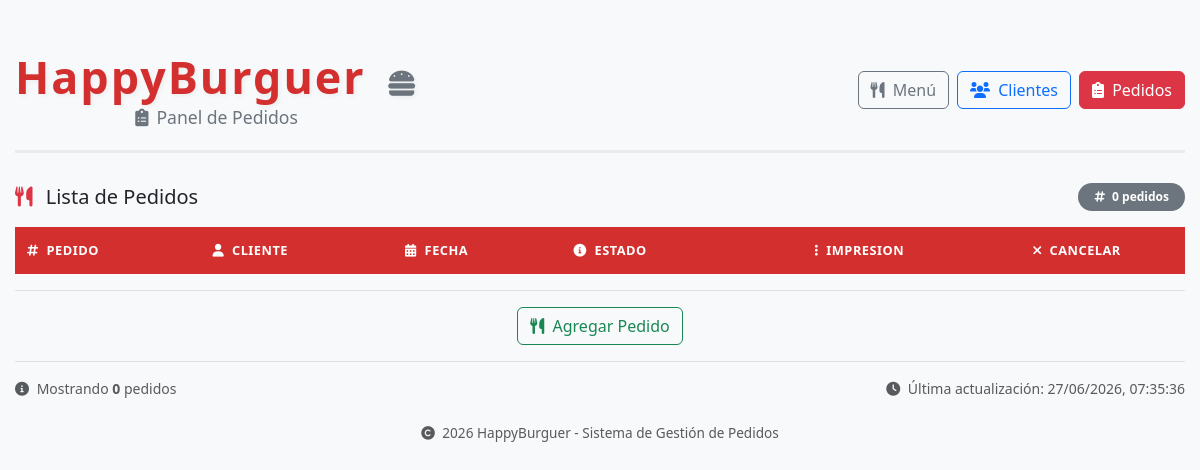
Before: /pedidos with the older database file.
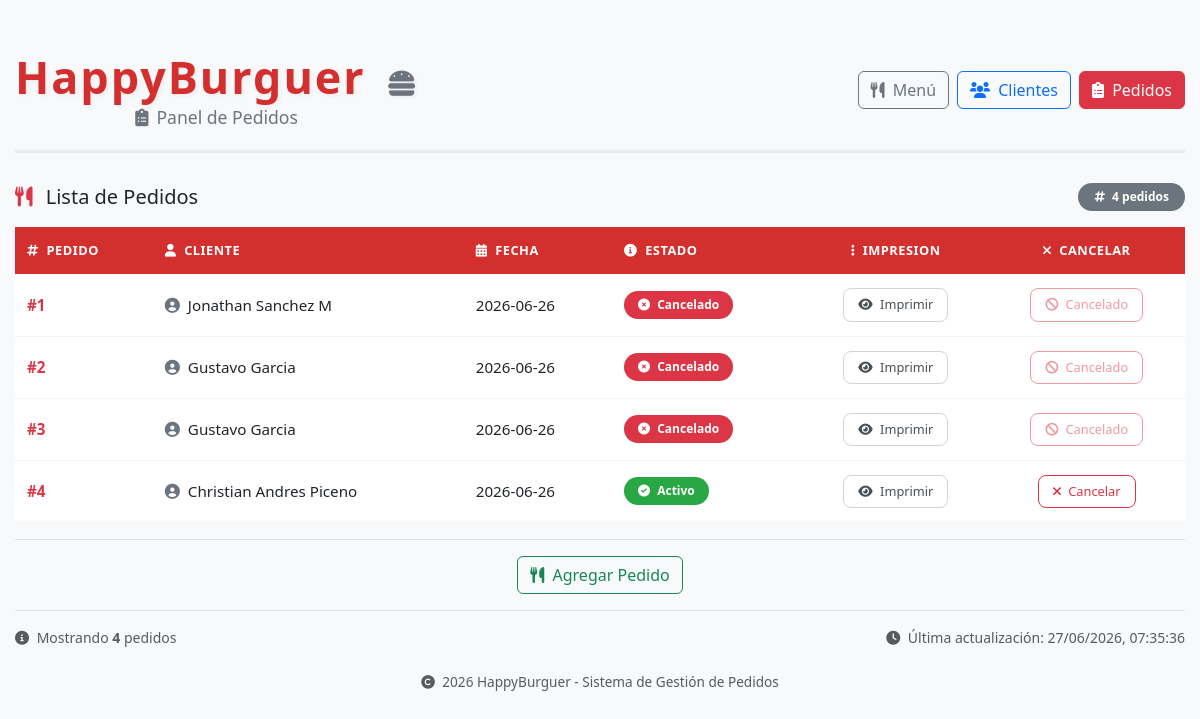
After: the same page with the newer database file.
### tables this page shows
CREATE TABLE Clientes (
                                    clave INTEGER PRIMARY KEY AUTOINCREMENT NOT NULL,
                                    nombre varchar(200) Not Null,
                                    direccion varchar(300),
                                    correo_electronico varchar(100),
                                    telefono varchar(15));

### routes/pedidos.py (the view)
@pedido_bp.route("/pedidos")
def listar_pedidos():
    pedidos = pedidos_model.obtener()
    return render_template("pedidos.html", pedidos=pedidos)

### db/db.py (called while the page is built)
    def getConnection(self):
        conn = sqlite3.connect(self.nombreDb)
        conn.execute("PRAGMA foreign_keys = ON")
        return conn

### models/pedido.py (called while the page is built)
    def obtener(self):
        with self.db.getConnection() as conn:
            return conn.execute("""Select
                                    p.pedido,
                                    c.nombre As cliente,
                                    p.precio,
                                    p.fecha,
                                    p.cancelado
                                    From Pedido p
                                    join Clientes c on p.cliente = c.clave
                                    GROUP By p.pedido, c.nombre, p.precio, p.fecha""").fetchall()

### templates/pedidos.html (shortened to what the changed rows need)
{% extends 'layout.html' %}
{% block contenido %}
    <div class="pedidos-card">
            <div class="d-flex justify-content-between align-items-center mb-3 flex-wrap">
                <h5 class="mb-0">
                    <i class="fas fa-utensils me-2 text-danger"></i>
                    Lista de Pedidos
                </h5>
                <span class="badge bg-secondary rounded-pill px-3 py-2">
                    <i class="fas fa-hashtag me-1"></i> {{ pedidos|length }} pedidos
                </span>
            </div>
            <div class="table-responsive">
                <table class="table table-pedidos table-hover align-middle">
                    <thead>
                        <tr>
                            <th><i class="fas fa-hashtag me-1"></i> Pedido</th>
                            <th><i class="fas fa-user me-1"></i> Cliente</th>
                            <th><i class="fas fa-calendar-alt me-1"></i> Fecha</th>
                            <th><i class="fas fa-info-circle me-1"></i> Estado</th>
                            <th class="text-center"><i class="fas fa-ellipsis-v me-1"></i> Impresion</th>
                            <th class="text-center"><i class="fas fa-times me-1"></i> Cancelar</th>
                        </tr>
                    </thead>
                    <tbody>
                        {% for p in pedidos %}
                            <tr>
                                <td><span class="fw-bold text-danger">#{{ p[0] }}</span></td>
                                <td><i class="fas fa-user-circle me-2 text-secondary"></i>{{ p[1] }}</td>
                                <td>{{ p[3] }}</td>
                                <td>
                                    {% if p[4] %}
                                        <span class="badge-cancelado"><i class="fas fa-times-circle me-1"></i> Cancelado</span>
                                    {% else %}
                                        <span class="badge-activo"><i class="fas fa-check-circle me-1"></i> Activo</span>
                                    {% endif %}
                                </td>
                                <td class="text-center">
                                    <form action="{{ url_for('pedidos.imprimir_pedido', pedido_id=p[0]) }}" method="POST" style="display:inline;">
                                        <button class="btn-detalle" title="Ver detalles">
                                            <i class="fas fa-eye me-1"></i> Imprimir
                                        </button>
                                    </form>
                                </td>
                                <td class="text-center">
                                    {% if p[4] %}
                                        <button class="btn-cancelar" disabled style="opacity:0.5; cursor:not-allowed;">
                                            <i class="fas fa-ban me-1"></i> Cancelado
                                        </button>
                                    {% else %}
                                    <form action="{{ url_for('pedidos.cancela_pedido', pedido_id=p[0]) }}" method="POST" style="display:inline;">
                                        <button class="btn-cancelar" title="Cancelar pedido">
                                            <i class="fas fa-times me-1"></i> Cancelar
                                        </button>
                                    </form>
                                    {% endif %}
                                </td>
                            </tr>
                        {% endfor %}
                    </tbody>
                </table>
            </div>
            <div class="d-flex justify-content-between align-items-center mt-3 pt-3 border-top flex-wrap">
                <small class="text-muted">
                    <i class="fas fa-info-circle me-1"></i>
                    Mostrando <strong>{{ pedidos|length }}</strong> pedidos
                </small>
            </div>
        </div>
{% endblock %}

Changed rows visible on the page:
added Clientes: p "1", nombre "Jonathan Sanchez M", p "2026-06-26", shows "Cancelado"
added Clientes: p "2", nombre "Gustavo Garcia", p "2026-06-26", shows "Cancelado", p "3"
added Clientes: p "4", nombre "Christian Andres Piceno", p "2026-06-26", shows "Activo"
Other visible differences:
{{ pedidos|length }}: "0" → "4"
